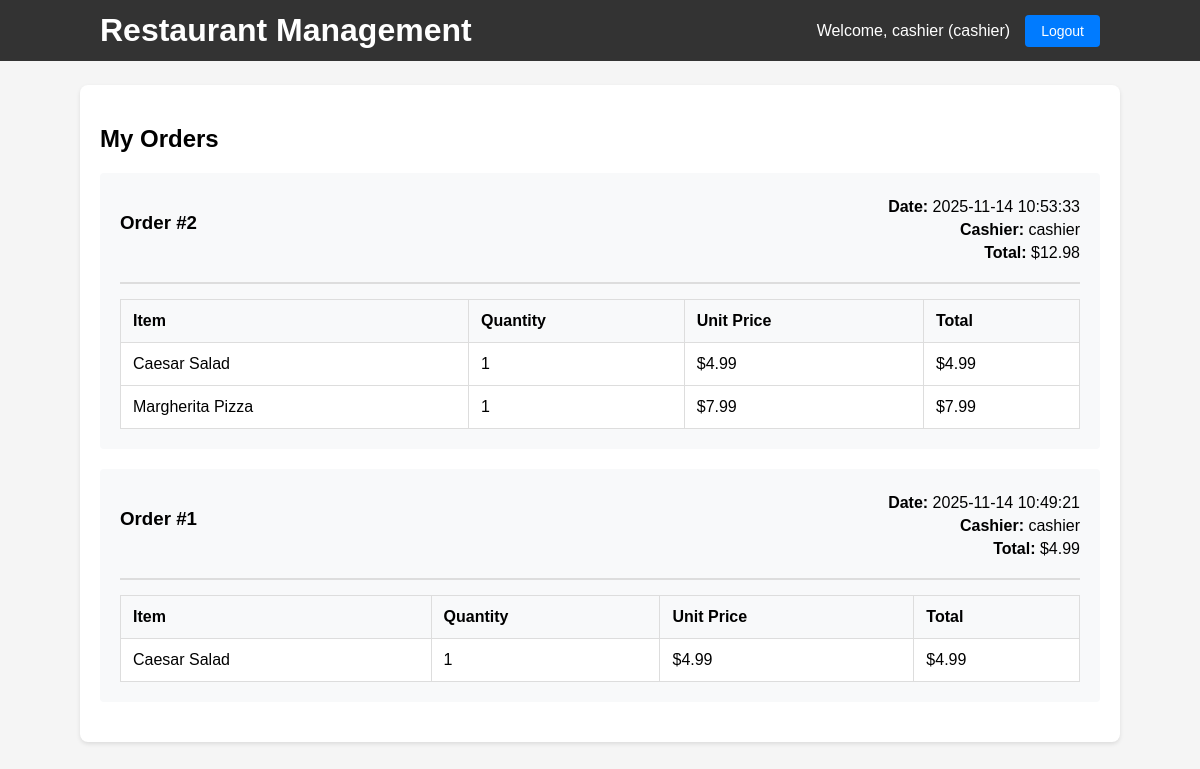
Page /orders (signed in) on the committed database.
### tables this page shows
CREATE TABLE users (
                        id INTEGER PRIMARY KEY AUTOINCREMENT,
                        username TEXT NOT NULL UNIQUE,
                        password TEXT NOT NULL,
                        role TEXT NOT NULL CHECK(role IN ('admin', 'cashier'))
                    );

CREATE TABLE orders (
                        id INTEGER PRIMARY KEY AUTOINCREMENT,
                        order_date TIMESTAMP DEFAULT CURRENT_TIMESTAMP,
                        total_amount REAL NOT NULL,
                        cashier_id INTEGER,
                        FOREIGN KEY (cashier_id) REFERENCES users(id)
                    );

CREATE TABLE order_items (
                        id INTEGER PRIMARY KEY AUTOINCREMENT,
                        order_id INTEGER NOT NULL,
                        menu_id INTEGER NOT NULL,
                        quantity INTEGER NOT NULL,
                        price REAL NOT NULL,
                        FOREIGN KEY (order_id) REFERENCES orders(id),
                        FOREIGN KEY (menu_id) REFERENCES menu(id)
                    );

CREATE TABLE menu (
                id INTEGER PRIMARY KEY AUTOINCREMENT,
                name TEXT NOT NULL,
                price REAL NOT NULL
            );

### app.py (the view)
@app.route('/orders')
@login_required
def orders():
    db = get_db()
    user = get_current_user()
    if user['role'] == 'admin':
        orders_list = db.execute('''
            SELECT o.*, u.username as cashier_name
            FROM orders o
            LEFT JOIN users u ON o.cashier_id = u.id
            ORDER BY o.order_date DESC
        ''').fetchall()
    else:
        orders_list = db.execute('''
            SELECT o.*, u.username as cashier_name
            FROM orders o
            LEFT JOIN users u ON o.cashier_id = u.id
            WHERE o.cashier_id = ?
            ORDER BY o.order_date DESC
        ''', (session['user_id'],)).fetchall()
    orders_with_items = []
    for order in orders_list:
        items = db.execute('''
            SELECT oi.*, m.name as item_name
            FROM order_items oi
            JOIN menu m ON oi.menu_id = m.id
            WHERE oi.order_id = ?
        ''', (order['id'],)).fetchall()
        orders_with_items.append({
            'order': order,
            'order_items': items
        })
    return render_template('orders.html', orders_with_items=orders_with_items, user=user)

### app.py (called while the page is built)
def get_db():
    if 'db' not in g:
        g.db = sqlite3.connect(DB_PATH)
        g.db.row_factory = sqlite3.Row
    return g.db

def login_required(f):
    @wraps(f)
    def decorated_function(*args, **kwargs):
        if 'user_id' not in session:
            return redirect(url_for('login'))
        return f(*args, **kwargs)
    return decorated_function

def get_current_user():
    if 'user_id' in session:
        db = get_db()
        user = db.execute('SELECT * FROM users WHERE id = ?', (session['user_id'],)).fetchone()
        return user
    return None

### templates/orders.html
{% extends 'base.html' %}
{% block content %}
<h2>{% if user.role == 'admin' %}All Orders{% else %}My Orders{% endif %}</h2>
{% if orders_with_items %}
    {% for order_data in orders_with_items %}
    <div class="order-card">
        <div class="order-header">
            <h3>Order #{{ order_data.order.id }}</h3>
            <div class="order-info">
                <p><strong>Date:</strong> {{ order_data.order.order_date }}</p>
                <p><strong>Cashier:</strong> {{ order_data.order.cashier_name }}</p>
                <p><strong>Total:</strong> ${{ '%.2f'|format(order_data.order.total_amount) }}</p>
            </div>
        </div>
        <table class="order-items">
            <tr><th>Item</th><th>Quantity</th><th>Unit Price</th><th>Total</th></tr>
            {% for item in order_data.order_items %}
            <tr>
                <td>{{ item.item_name }}</td>
                <td>{{ item.quantity }}</td>
                <td>${{ '%.2f'|format(item.price) }}</td>
                <td>${{ '%.2f'|format(item.price * item.quantity) }}</td>
            </tr>
            {% endfor %}
        </table>
    </div>
    {% endfor %}
{% else %}
    <p>No orders found.</p>
{% endif %}
{% endblock %}

### templates/base.html (shortened to what this page needs)
<!doctype html>
<html>
<head>
    <link rel="stylesheet" href="/static/css/style.css">
</head>
<body>
    <header>
        <div class="container">
            <h1>Restaurant Management</h1>
            {% if user %}
            <nav>
                <span>Welcome, {{ user.username }} ({{ user.role }})</span>
                <a href="/logout" class="button">Logout</a>
            </nav>
            {% endif %}
        </div>
    </header>
    <main class="container">
        {% block content %}{% endblock %}
    </main>
</body>
</html>

### static/css/style.css (style rules this page uses)
body { font-family: Arial, sans-serif; margin: 0; padding: 0; background-color: #f5f5f5; }
.container { width: 1000px; max-width: 95%; margin: 24px auto; background: white; padding: 20px; border-radius: 8px; box-shadow: 0 2px 4px rgba(0,0,0,0.1); }
header { background: #333; color: white; padding: 12px 0; margin-bottom: 20px; }
header .container { display: flex; justify-content: space-between; align-items: center; background: transparent; box-shadow: none; padding: 0 20px; margin: 0 auto; }
header h1 { margin: 0; }
header nav { display: flex; align-items: center; gap: 15px; }
table { width: 100%; border-collapse: collapse; margin-top: 12px; background: white; }
table th, table td { border: 1px solid #ddd; padding: 12px; text-align: left; }
table th { background-color: #f8f9fa; font-weight: bold; }
a.button, button.button { display: inline-block; padding: 8px 16px; background: #007BFF; color: white; text-decoration: none; border-radius: 4px; border: none; cursor: pointer; font-size: 14px; }
.order-card { background: #f8f9fa; padding: 20px; border-radius: 4px; margin-bottom: 20px; }
.order-header { display: flex; justify-content: space-between; align-items: start; margin-bottom: 15px; padding-bottom: 15px; border-bottom: 2px solid #ddd; }
.order-info { text-align: right; }
.order-info p { margin: 5px 0; }
.order-items { width: 100%; }

### rows in the picture
users: username "cashier", role "cashier", order.cashier_name "cashier" "cashier"
orders: order.id "2", order.order_date "2025-11-14 10:53:33", order.total_amount "12.98"
order_items: item_name "Caesar Salad", quantity "1", price "4.99", item.price*item.quantity "4.99"
order_items: item_name "Margherita Pizza", quantity "1", price "7.99", item.price*item.quantity "7.99"
orders: order.id "1", order.order_date "2025-11-14 10:49:21", order.total_amount "4.99"
order_items: item_name "Caesar Salad", quantity "1", price "4.99", item.price*item.quantity "4.99"
